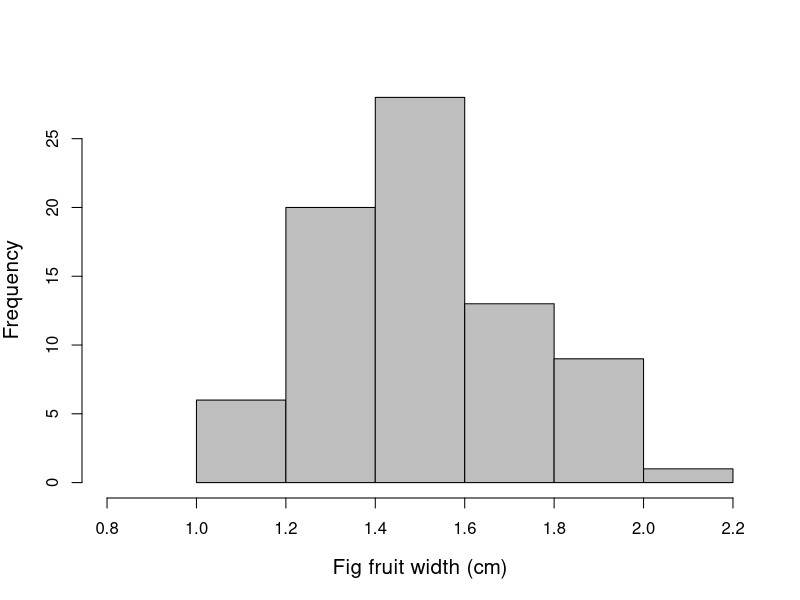
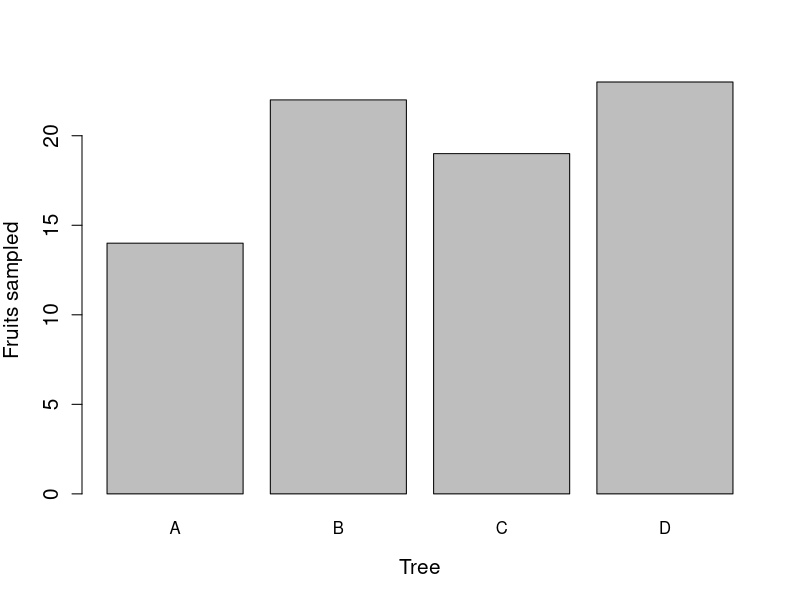
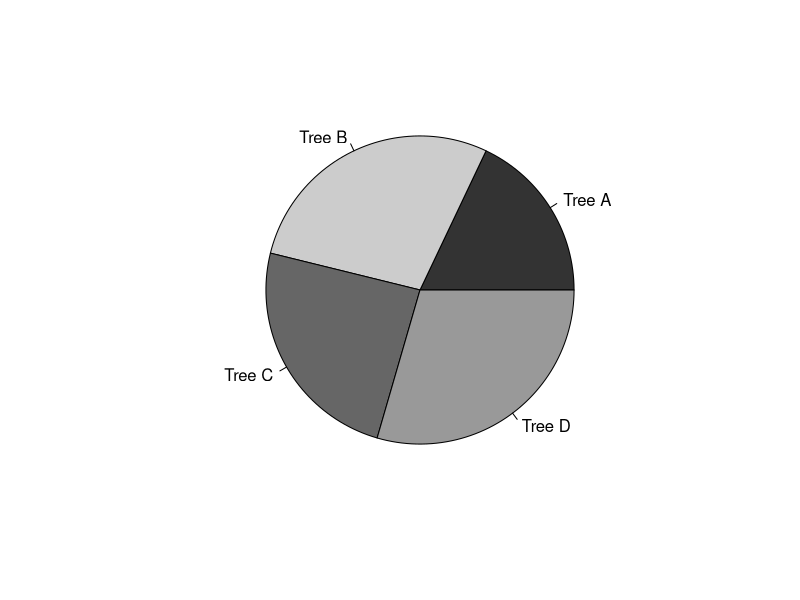
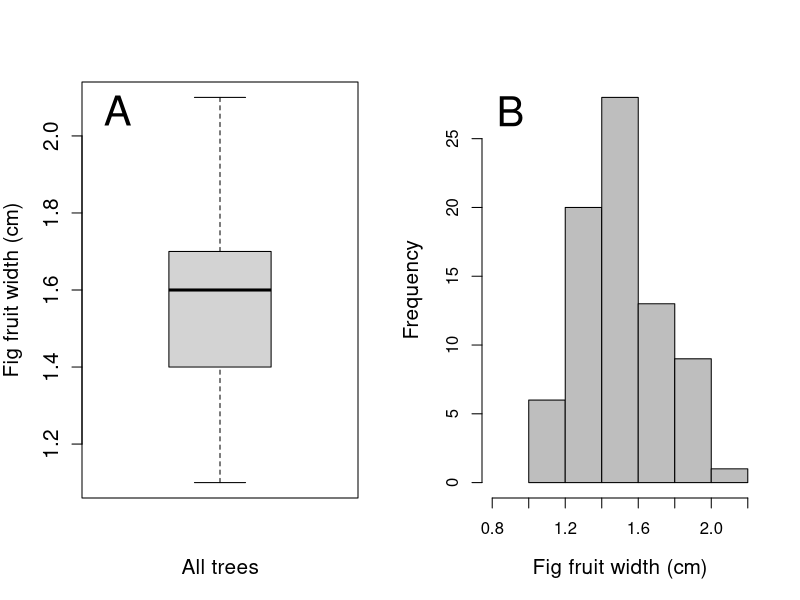
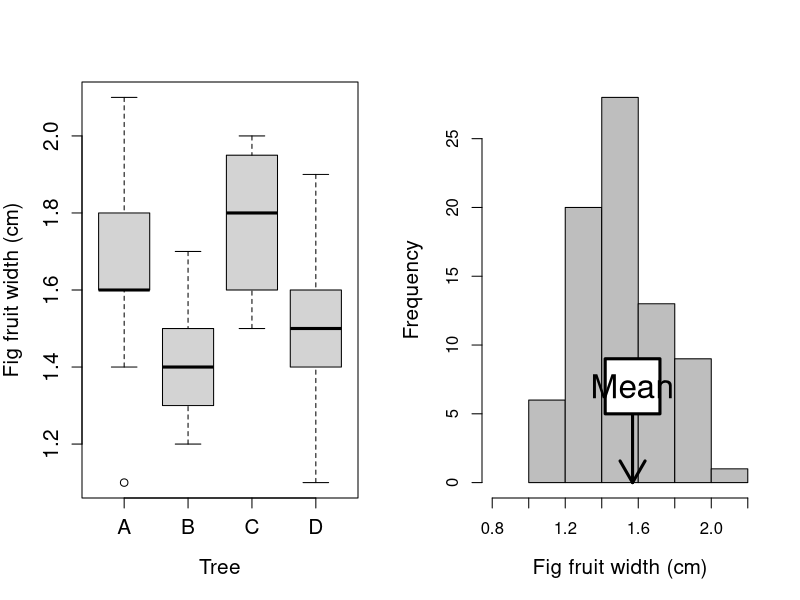
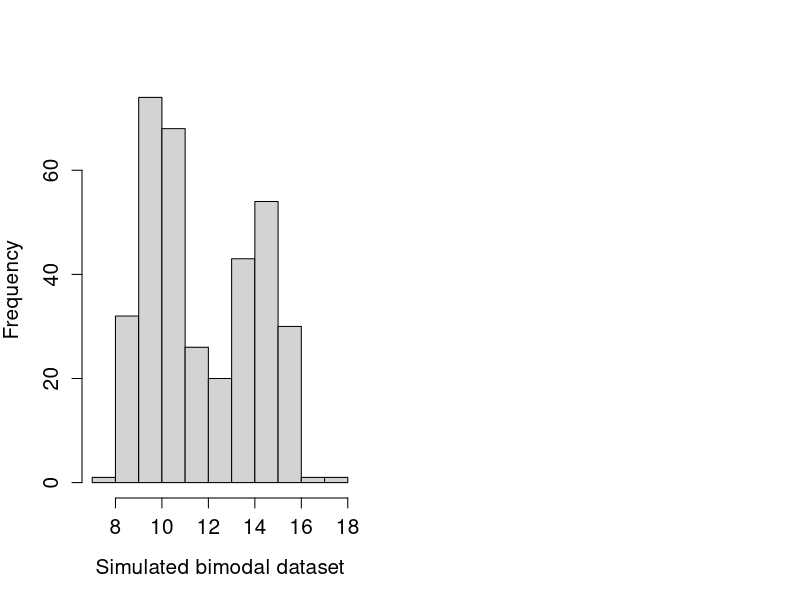

The R source for these figures, in order: (Note: this script raises an error after producing the figures.)
## ---- chunk 1
fig_fruits  <- read.csv(file = "data/fig_fruits.csv");
hist(x = fig_fruits[["Width_cm"]], xlab = "Fig fruit width (cm)", 
     ylab = "Frequency", cex.lab = 1.25, col = "grey", main = "", 
     breaks = 5, xlim = c(0.8, 2.2));
## ---- chunk 2
fruits_per_tree <- table(fig_fruits[["Tree"]]);
barplot(fruits_per_tree, xlab = "Tree", ylab = "Fruits sampled", cex.lab = 1.25, 
        cex.axis = 1.25, col = "grey");
## ---- chunk 3
pie_fruits_labels <- c("Tree A", "Tree B", "Tree C", "Tree D");
pie(x = fruits_per_tree, labels = pie_fruits_labels,
    col = c("grey20", "grey80", "grey40", "grey60"), main = "");
## ---- chunk 4
par(mfrow = c(1, 2));
boxplot(x = fig_fruits[["Width_cm"]], ylab = "Fig fruit width (cm)", xlab = "All trees", cex.lab = 1.25, cex.axis = 1.25);
text(x = 0.6, y = 2.066, labels = "A", cex = 2.5);
hist(x = fig_fruits[["Width_cm"]], xlab = "Fig fruit width (cm)", 
     ylab = "Frequency", cex.lab = 1.25, col = "grey", main = "", 
     breaks = 5, xlim = c(0.8, 2.2));
sum_fig_fruits <- summary(fig_fruits[["Width_cm"]]);
text(x = 0.9, y = 27, labels = "B", cex = 2.5);
## ---- chunk 5
boxplot(formula = fig_fruits[["Width_cm"]]~fig_fruits[["Tree"]], ylab = "Fig fruit width (cm)", xlab = "Tree", cex.lab = 1.25, cex.axis = 1.25);
## ---- chunk 6
fig_fruits  <- read.csv(file = "data/fig_fruits.csv");
hist(x = fig_fruits[["Width_cm"]], xlab = "Fig fruit width (cm)", 
     ylab = "Frequency", cex.lab = 1.25, col = "grey", main = "", 
     breaks = 5, xlim = c(0.8, 2.2));
mean_fig_fruit_width <- mean(fig_fruits[["Width_cm"]], na.rm = TRUE);
arrows(x0 = mean_fig_fruit_width, x1 = mean_fig_fruit_width,
       y0 = 5, y1 = 0, lwd = 3);
mbox <- function(x0, x1, y0, y1){
    xx <- seq(from=x0, to=x1, length.out = 100);
    yy <- seq(from=y0, to=y1, length.out = 100);
    xd <- c(rep(x0, 100), xx, rep(x1,100), rev(xx));
    yd <- c(yy, rep(y1,100), rev(yy), rep(y0, 100));
    return(list(x=xd, y=yd));
}
tbox <- mbox(x0 = mean_fig_fruit_width - 0.15, 
             x1 = mean_fig_fruit_width + 0.15, y0 = 5, y1 = 9);
polygon(x=tbox$x, y=tbox$y, lwd=3, border="black", col="white");
text(x = mean_fig_fruit_width, y = 7, cex = 2, labels = "Mean");
## ---- chunk 7
bimodal_data <- c(rnorm(n = 200, mean = 10), rnorm(n = 150, mean = 14));
hist(bimodal_data, cex.axis = 1.25, cex.lab = 1.25, 
     xlab = "Simulated bimodal dataset", main = "");
## ---- chunk 8
knitr::include_graphics("img/Nymphaea_alba_pads.jpg")
## ---- chunk 9
N_alba      <- read.csv("data/Nymphaea_alba.csv");
N_alba_tidy <- read.csv("data/Nymphaea_alba_tidy.csv");
print(N_alba)
## ---- chunk 10
knitr::include_graphics("img/lilypad_tidy.png")
## ---- chunk 11
print(head(N_alba_tidy));
## ---- chunk 12
knitr::include_graphics("img/lilypad_descriptives.png")
## ---- chunk 13
knitr::include_graphics("img/lilypad_histogram.png")
## ---- chunk 14
knitr::include_graphics("img/lilypad_summary_statistics.png")
